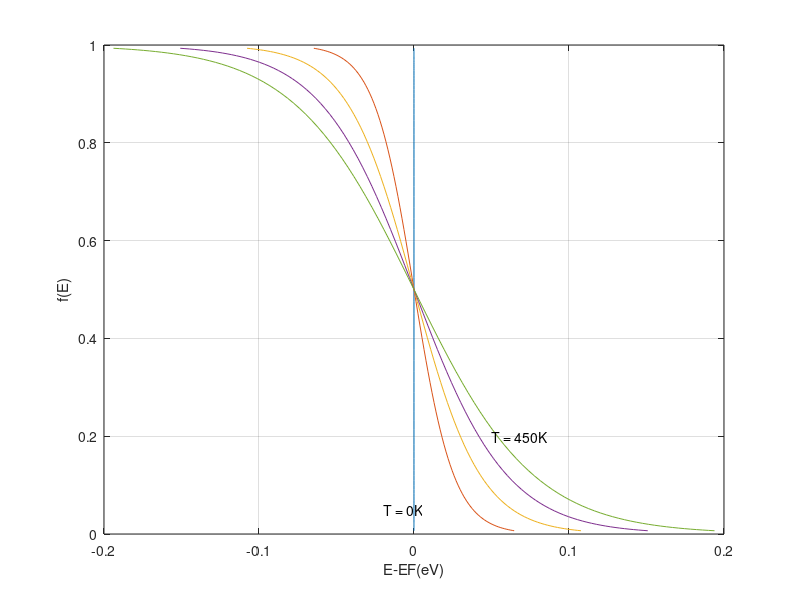
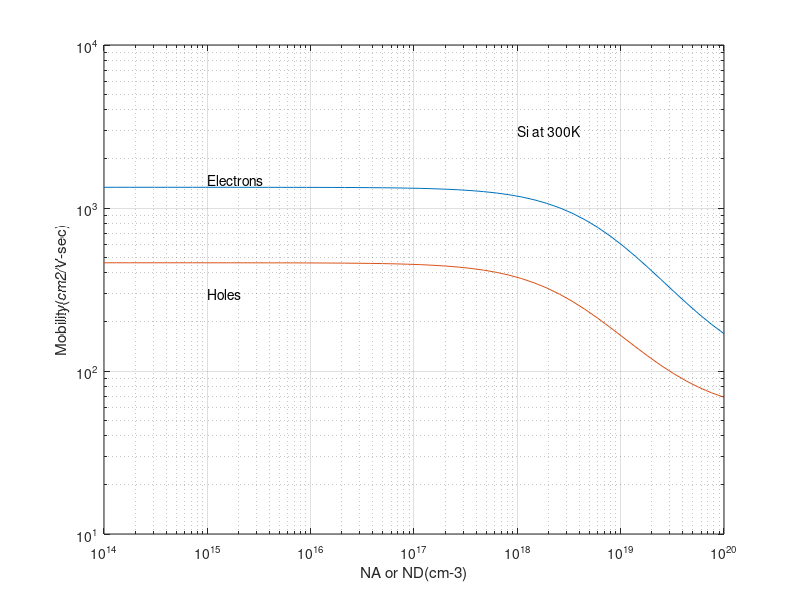
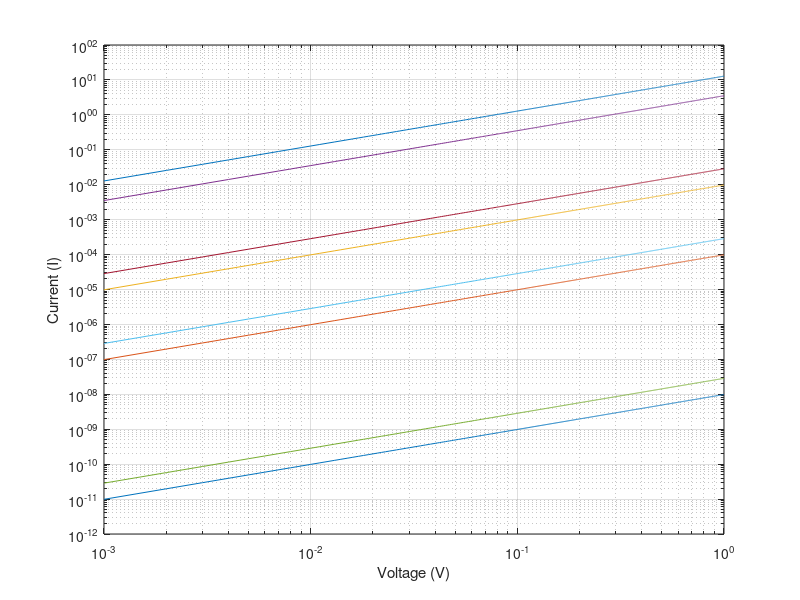

Write the MATLAB code that produced these figures, in order. (Note: this script raises an error after producing the figures.)
%Author: Kyle Felix
%Date: 10/25/19
%Class: ECE 416 Materials and Devices

%%%%%%%%%%%%%%%%%%%%%%%%%%%%%%%%%%%%%%%%%%%%%%%%%%%%%%%%%%%%%%%%%%%%%%%%%%%
%Problem 1a:  Plot energy vs. the occupation probability of electrons 
%in a material at T = 0, 150, 250, 350, and 450 K. Does the conductivity 
%increase/decrease with temperature? Why?
%This assumes the Fermi energy level is at the midpoint of Ec and Ev
clear;
k = 8.617e-5;           %Boltzman Constant
for ii = 1:5           %0-4 for loop 
    T = 100*(ii - 1);   %Sets the temp to 0,100, 200, 300, 400
    if ii >= 2
        T = T +50;      %Adds 50 to the temp -> 150,250,350,450 except for 0
    end    
    kT = k*T + 0.00000000000000000000000001;%Makes syntax easier for later on - Values checked
    dE(ii,1) = -5*kT;                       %Difference between E and EF
    for jj = 1:101                          %Each line on the graph is 100 points
        f(ii,jj) = 1/(1+exp(dE(ii,jj)/kT)); %Generic Fermi function
        dE(ii, jj+1) = dE(ii,jj) + 0.1*kT;  %Increasing E-Ef energy gap
    end 
end
dE = dE(:,1:jj);

close 
figure(1);
plot(dE',f'); grid;
xlabel('E-EF(eV)'); ylabel('f(E)');
text(.05, .2, 'T = 450K'); text(-.02, .05, 'T = 0K');
%%%%%%%%%%%%%%%%%%%%%%%%%%%%%%%%%%%%%%%%%%%%%%%%%%%%%%%%%%%%%%%%%%%%%%%%%%%

%%%%%%%%%%%%%%%%%%%%%%%%%%%%%%%%%%%%%%%%%%%%%%%%%%%%%%%%%%%%%%%%%%%%%%%%%%%
%Problem 1b: Using the empirical fit equations* given for Si at 300 K, 
%plot electron and hole drift mobility (?n and ?p) as a function of doping 
%concentration (Nx) for Nx = 1014 to 1020 cm-3. Present on one graph.

%The following constants are used in the given equation on problem 1b
NDref = 6.95e18; NAref = 3.75e18;
unmin = 88; upmin = 54.3;
un0 = 1252; up0 = 407;
an = 1; ap = 1;

N = logspace(14,20);    %view the mobility ove the region 1e14 to 1e20
un = unmin + un0./(1+(N/NDref).^an);%Equation for donor doping
up = upmin + up0./(1+(N/NAref).^ap);%Equation for acceptor doping

%close 
figure(2);      
loglog(N, un, N, up); grid; %Disp;ay figure 3 with a log scale on both axis
axis([1.0e14 1.0e20 1.0e1 1.0e4]);  %Range of both axis
xlabel('NA or ND(cm-3)');
ylabel('Mobility(cm2/V-sec)');
text(1.0e15, 1500, 'Electrons');    %labels
text(1.0e15, 300, 'Holes');
text(1.0e18, 3000, 'Si at 300K');
%%%%%%%%%%%%%%%%%%%%%%%%%%%%%%%%%%%%%%%%%%%%%%%%%%%%%%%%%%%%%%%%%%%%%%%%%%%

%%%%%%%%%%%%%%%%%%%%%%%%%%%%%%%%%%%%%%%%%%%%%%%%%%%%%%%%%%%%%%%%%%%%%%%%%%%
%Problem 1c: 

q = 1.6e-19;        %Constant magnitude of a charge of an electron  or hole
%Defining the mobility for each of the doping cases
un_0 = unmin + un0./(1+((1e10)/NDref).^an);
up_0 = upmin + up0./(1+((1e10)/NAref).^ap);
un_14 = unmin + un0./(1+((1e14+1e10)/NDref).^an);
up_14 = upmin + up0./(1+((1e14+1e10)/NAref).^ap);
un_16 = unmin + un0./(1+((1e16+1e10)/NDref).^an);
up_16 = upmin + up0./(1+((1e16+1e10)/NAref).^ap);
un_19 = unmin + un0./(1+((1e19+1e10)/NDref).^an);
up_19 = upmin + up0./(1+((1e19+1e10)/NAref).^ap);

%Solving for the resistivities for each of the doping cases
pa_0= 1/(q*1e10*up_0);
pa_14= 1/(q*(1e14+1e10)*up_14);
pa_16= 1/(q*(1e16+1e10)*up_16);
pa_19= 1/(q*(1e19+1e10)*up_19);
pd_0= 1/(q*1e10*un_0);
pd_14= 1/(q*(1e14+1e10)*un_14);
pd_16= 1/(q*(1e16+1e10)*un_16);
pd_19= 1/(q*(1e19+1e10)*un_19);

%Solving for the resistance given the resistivities calculated above
ra0= pa_0*75;
ra14= pa_14*75;
ra16= pa_16*75;
ra19= pa_19*75;
rd0= pd_0*75;
rd14=pd_14*75;
rd16=pd_16*75;
rd19=pd_19*75;

%This is the range and step size of voltages for the plot
V = 0:0.001:1;

%Calculating the current for each of the doping cases
ia0= V/ra0;
ia14= V/ra14;
ia16=V/ra16;
ia19=V/ra19;
id0= V/rd0;
id14=V/rd14;
id16=V/rd16;
id19=V/rd19;

%close
figure(3);
%Display a plot with log scaled x and y axis with all of the cases
loglog(V, ia0, V, ia14, V, ia16, V, ia19, V, id0, V, id14, V, id16, V, id19); 
grid on;
xlabel('Voltage (V)');
ylabel('Current (I)');

%tabulate the resistivities in the Command Window
table(pa_0,pa_14,pa_16,pa_19,pd_0,pd_14,pd_16,pd_19)
%%%%%%%%%%%%%%%%%%%%%%%%%%%%%%%%%%%%%%%%%%%%%%%%%%%%%%%%%%%%%%%%%%%%%%%%%%%




